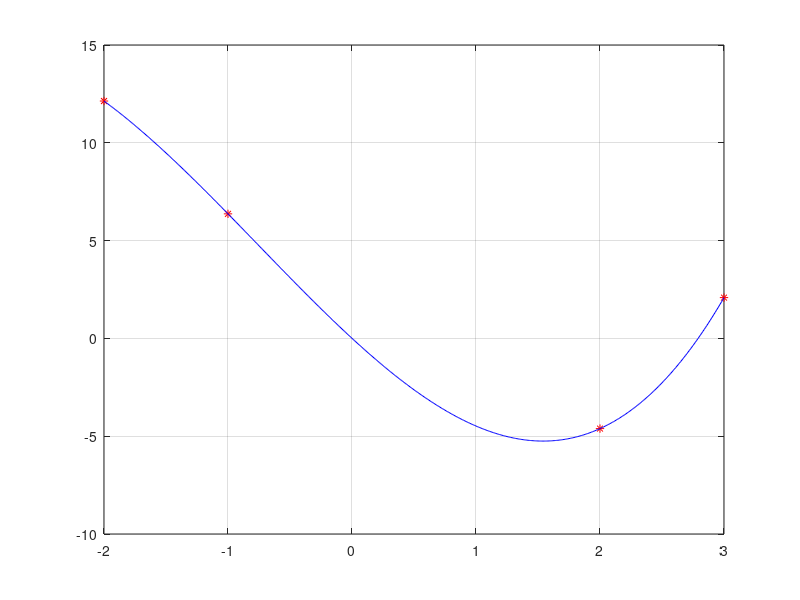

MATLAB code to generate this figure:
clc
clear all
close all

x=[-2 -1 2 3]';
y=[12.13533528 6.367879441  -4.610943901  2.085536923]';

A=[x.^3 x.^2 x ones(4,1)]
b=y;
a=inv(A)*b

xpol=-2:0.01:3;
p=a(1)*xpol.^3+a(2)*xpol.^2+a(3)*xpol+a(4);

plot(x,y,'r*',xpol,p,'b-')
hold on
grid on